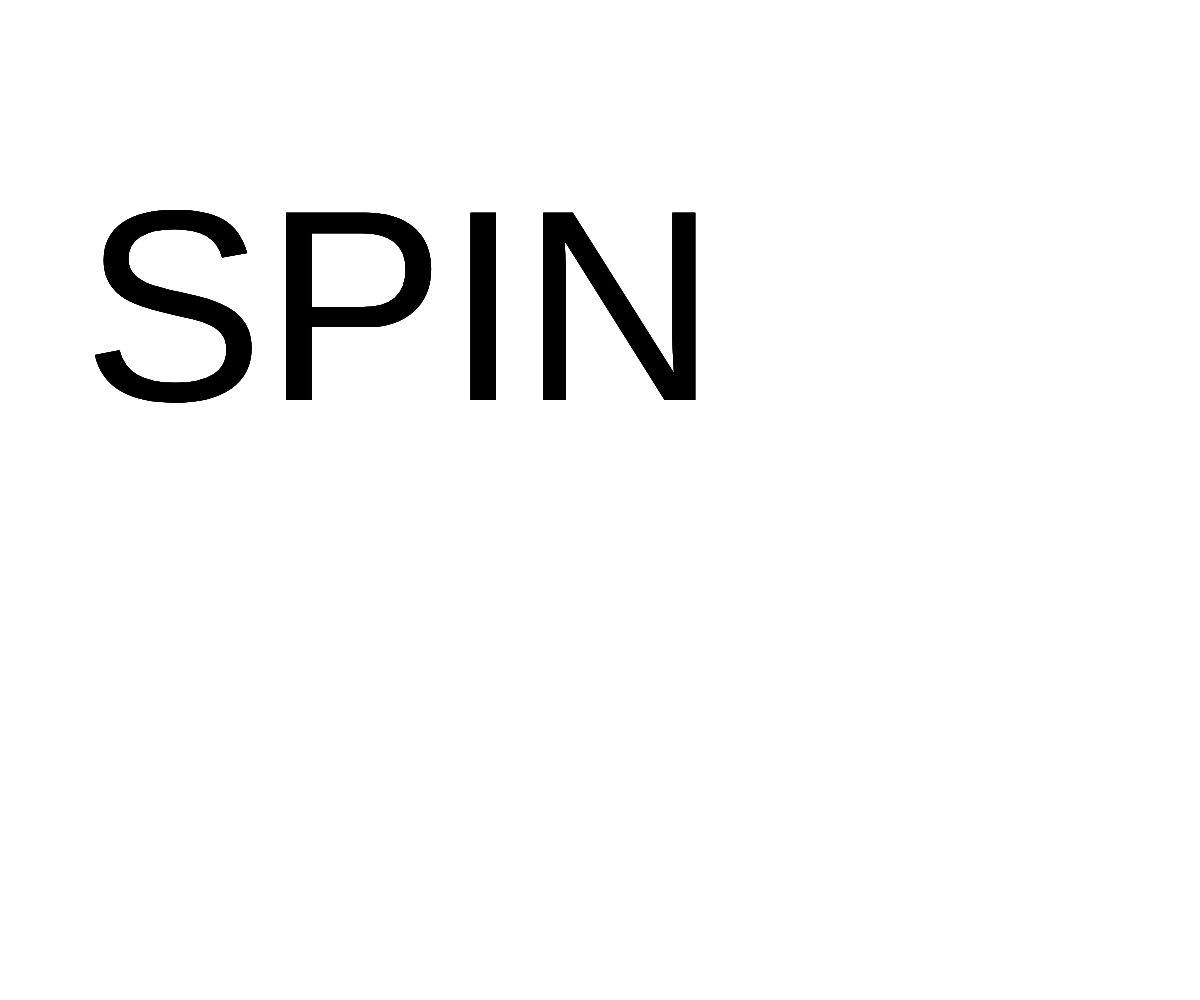
Frame 1 (no input)
Frame 60 (no input): identical to frame 1, image omitted
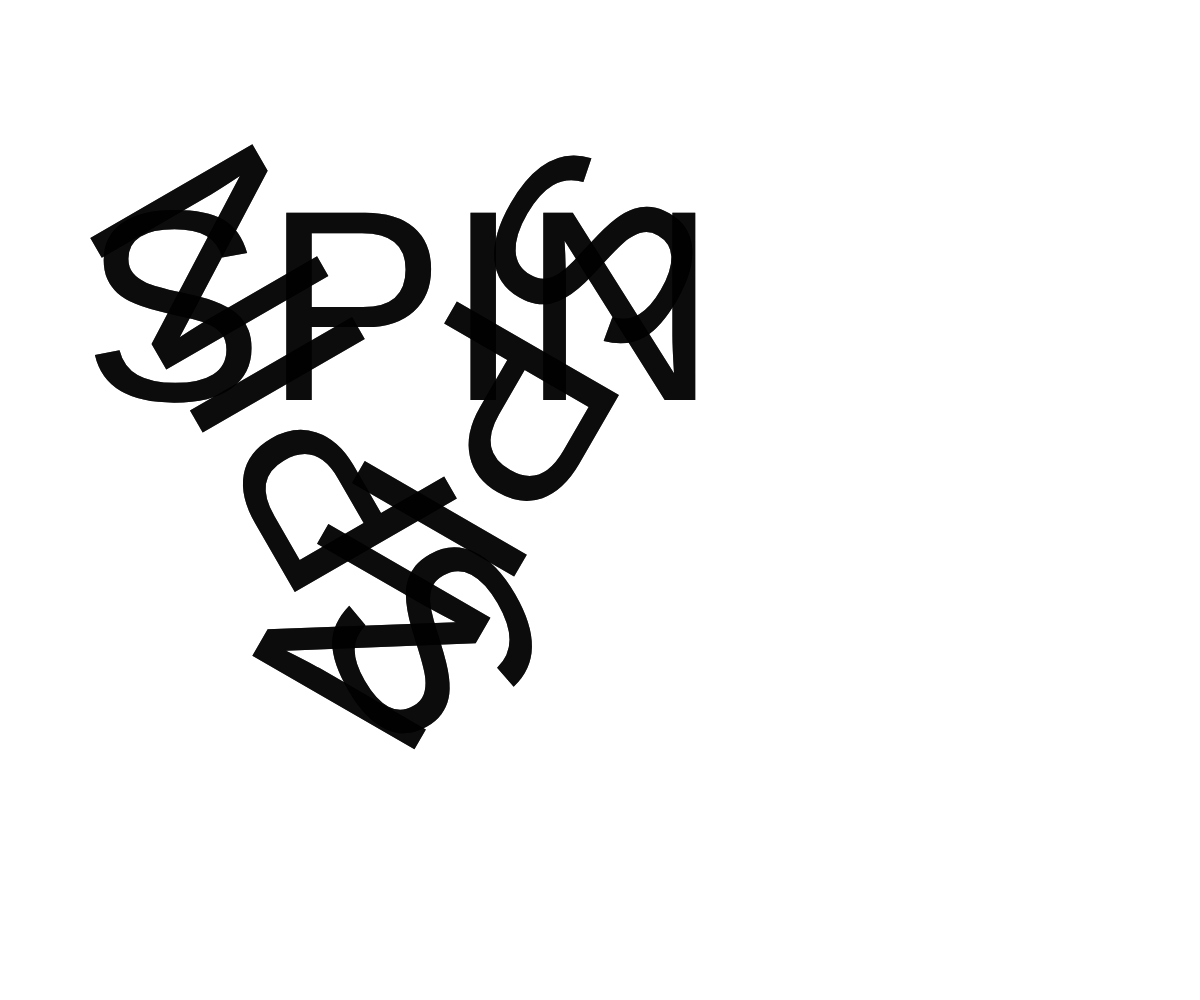
Frame 120 (the mouse pressed at the canvas centre since frame 60)

The p5.js sketch that drew these frames (run headless with seeded random() and noise() and a simulated clock; from frame 60 on, the mouse is pressed at the canvas centre):

// p5.js sketch
// ── sketch.js

var textFont	

function setup() {
	createCanvas(windowWidth,windowHeight);
	
	textFont("Arial", 272);
	
  // put setup code here
}

function draw() {
	background(255,255,255)

	translate(400,400);
	
	for(var i=0;i<6;i++){
		fill(0,0,0,200);
		textAlign(CENTER)
		push();
		rotate(PI*i/45*mouseX*0.05);
		//translate(i*mouseX*0.02,i*mouseY*0.02)
		text("SPIN",0,0);
		pop()
		
		
	}
	

}
